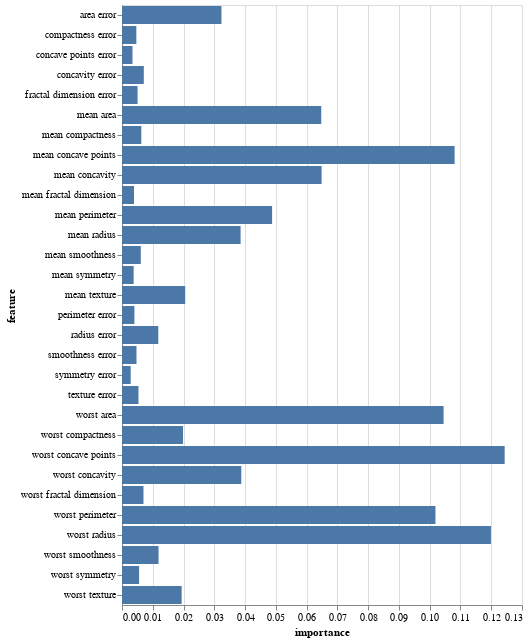

Write notebook code for a chart like this one.
### Code cell
import altair as alt
alt.Chart(varimp_df).mark_bar().encode(
    x='importance',
    y="feature"
)

### Figure 1 — Vega-Lite specification as saved in the notebook (floating-point values rounded to 4 significant figures)
{"config": {"view": {"continuousWidth": 400, "continuousHeight": 300}}, "data": {"name": "data-207bb502c93cf449006e654ebebbd107"}, "mark": "bar", "encoding": {"x": {"type": "quantitative", "field": "importance"}, "y": {"type": "nominal", "field": "feature"}}, "$schema": "https://vega.github.io/schema/vega-lite/v4.8.1.json", "datasets": {"data-207bb502c93cf449006e654ebebbd107": [{"feature": "mean radius", "importance": 0.03854}, {"feature": "mean texture", "importance": 0.02053}, {"feature": "mean perimeter", "importance": 0.04878}, {"feature": "mean area", "importance": 0.06476}, {"feature": "mean smoothness", "importance": 0.006113}, {"feature": "mean compactness", "importance": 0.006277}, {"feature": "mean concavity", "importance": 0.06487}, {"feature": "mean concave points", "importance": 0.1081}, {"feature": "mean symmetry", "importance": 0.003788}, {"feature": "mean fractal dimension", "importance": 0.003907}, {"feature": "radius error", "importance": 0.0118}, {"feature": "texture error", "importance": 0.005355}, {"feature": "perimeter error", "importance": 0.00403}, {"feature": "area error", "importance": 0.03232}, {"feature": "smoothness error", "importance": 0.004709}, {"feature": "compactness error", "importance": 0.004663}, {"feature": "concavity error", "importance": 0.007088}, {"feature": "concave points error", "importance": 0.003412}, {"feature": "symmetry error", "importance": 0.002823}, {"feature": "fractal dimension error", "importance": 0.005054}, {"feature": "worst radius", "importance": 0.1199}, {"feature": "worst texture", "importance": 0.01938}, {"feature": "worst perimeter", "importance": 0.1019}, {"feature": "worst area", "importance": 0.1045}, {"feature": "worst smoothness", "importance": 0.01188}, {"feature": "worst compactness", "importance": 0.01984}, {"feature": "worst concavity", "importance": 0.03877}, {"feature": "worst concave points", "importance": 0.1244}, {"feature": "worst symmetry", "importance": 0.005557}, {"feature": "worst fractal dimension", "importance": 0.006978}]}}
